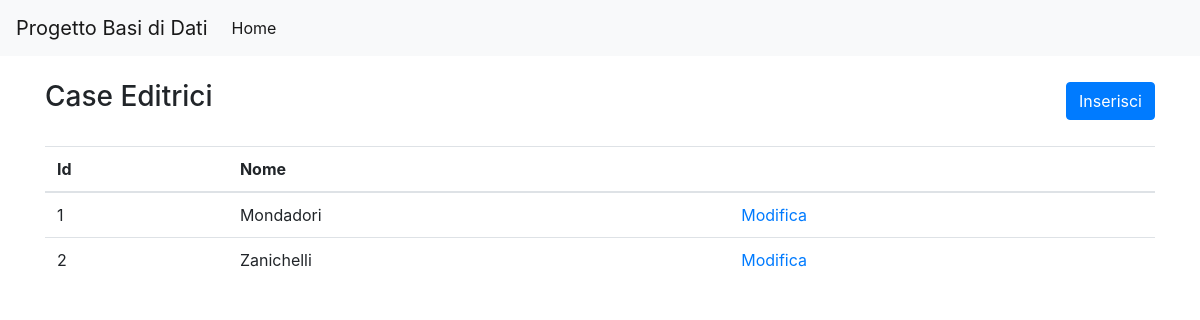
The page /sito/casa-editrice/index.php on the database its author committed.
### tables this page shows
CREATE TABLE casa_editrice (
  id   INT          NOT NULL AUTO_INCREMENT,
  nome VARCHAR(255) NOT NULL,
  PRIMARY KEY (id)
);

### sito/ConnessioneSQL.php (called while the page is built, shortened)
<?php
class ConnessioneSQL
{
    private $servername = "localhost";
    private $username = "root";
    private $password = "";
    private $dbname = "progetto_database";
    private $conn;
    public function __construct()
    {
        $this->conn = new mysqli($this->servername, $this->username, $this->password, $this->dbname);
    }
    public function query($sql)
    {
        return $this->conn->query($sql);
    }
    public function select($table, $fields = '*', $other = '')
    {
        $fields = is_array($fields) ? implode(', ', $fields) : $fields;
        $results = $this->query("SELECT {$fields} FROM {$table} {$other}");
        return $results->fetch_all(MYSQLI_ASSOC);
    }
}

### sito/casa-editrice/index.php (the view)
<?php require '../partials/head.php' ?>
<div class="d-flex justify-content-between align-items-center mb-4">
    <h3>Case Editrici</h3>
    <a href="inserisci.php" class="btn btn-primary">Inserisci</a>
</div>
<table class="table">
    <thead>
        <tr>
            <th>Id</th>
            <th>Nome</th>
            <th></th>
        </tr>
    </thead>
    <tbody>
        <?php
        require "../ConnessioneSQL.php";
        $connessione = new ConnessioneSQL();
        $risultato = $connessione->select('casa_editrice');
        if (count($risultato) > 0) {
            foreach ($risultato as $row) {
                ?>
                <tr>
                    <td><?php echo $row["id"] ?></td>
                    <td><?php echo $row["nome"] ?></td>
                    <td><a href="modifica.php?id=<?php echo $row["id"] ?>">Modifica</a></td>
                </tr>
                <?php
            }
        } else {
            ?>
            <tr>
                <td rowspan="4">Non ci sono record.</td>
            </tr>
            <?php
        }
        ?>
    </tbody>
</table>
<?php require '../partials/footer.php' ?>

### rows shown on the page
casa_editrice: id "1", nome "Mondadori"
casa_editrice: id "2", nome "Zanichelli"
